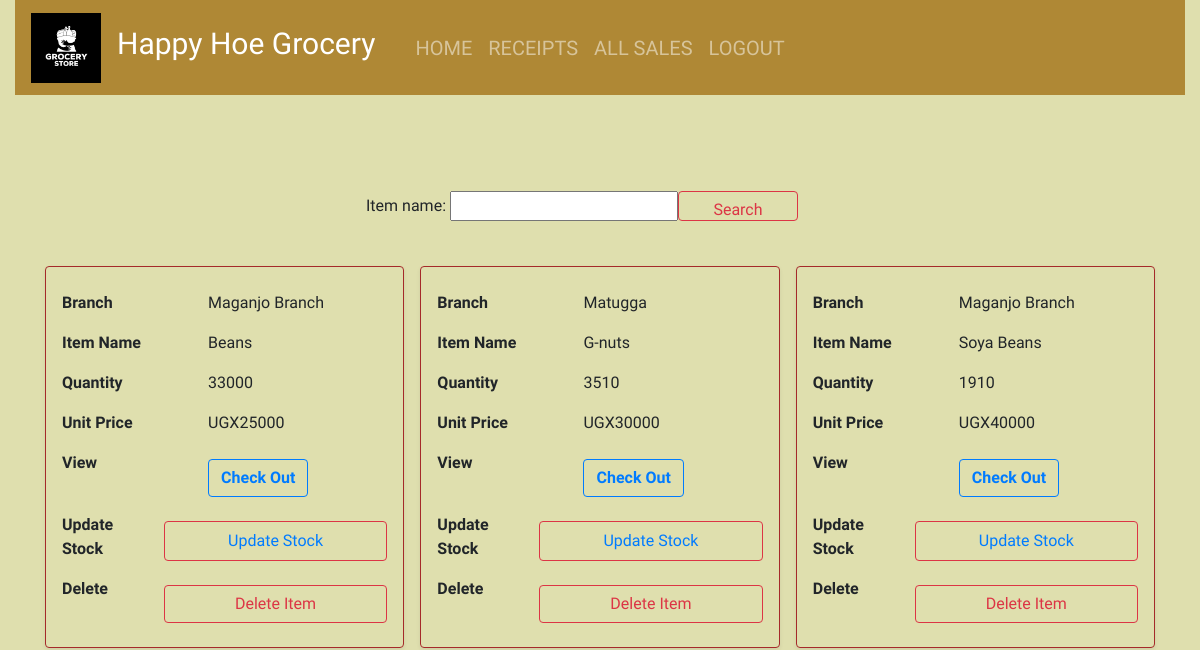
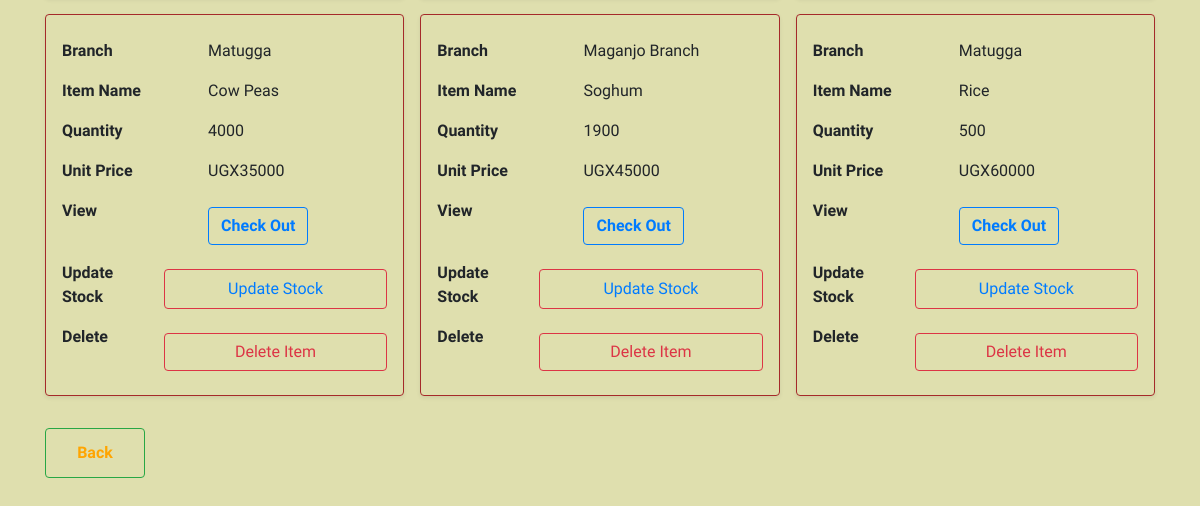
/home/ (signed in), run on an earlier commit of the app's database (2 pictures, top to bottom).
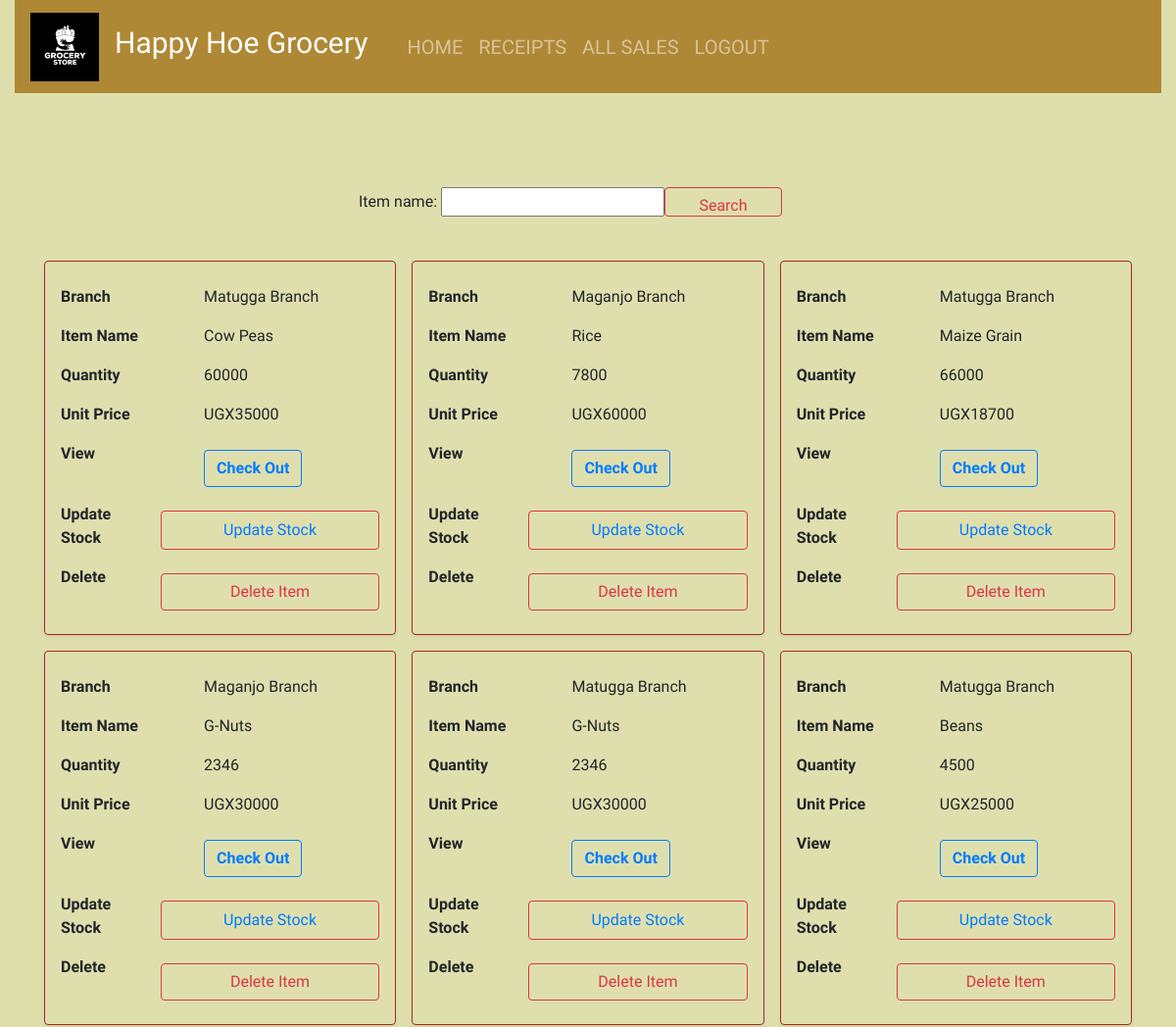
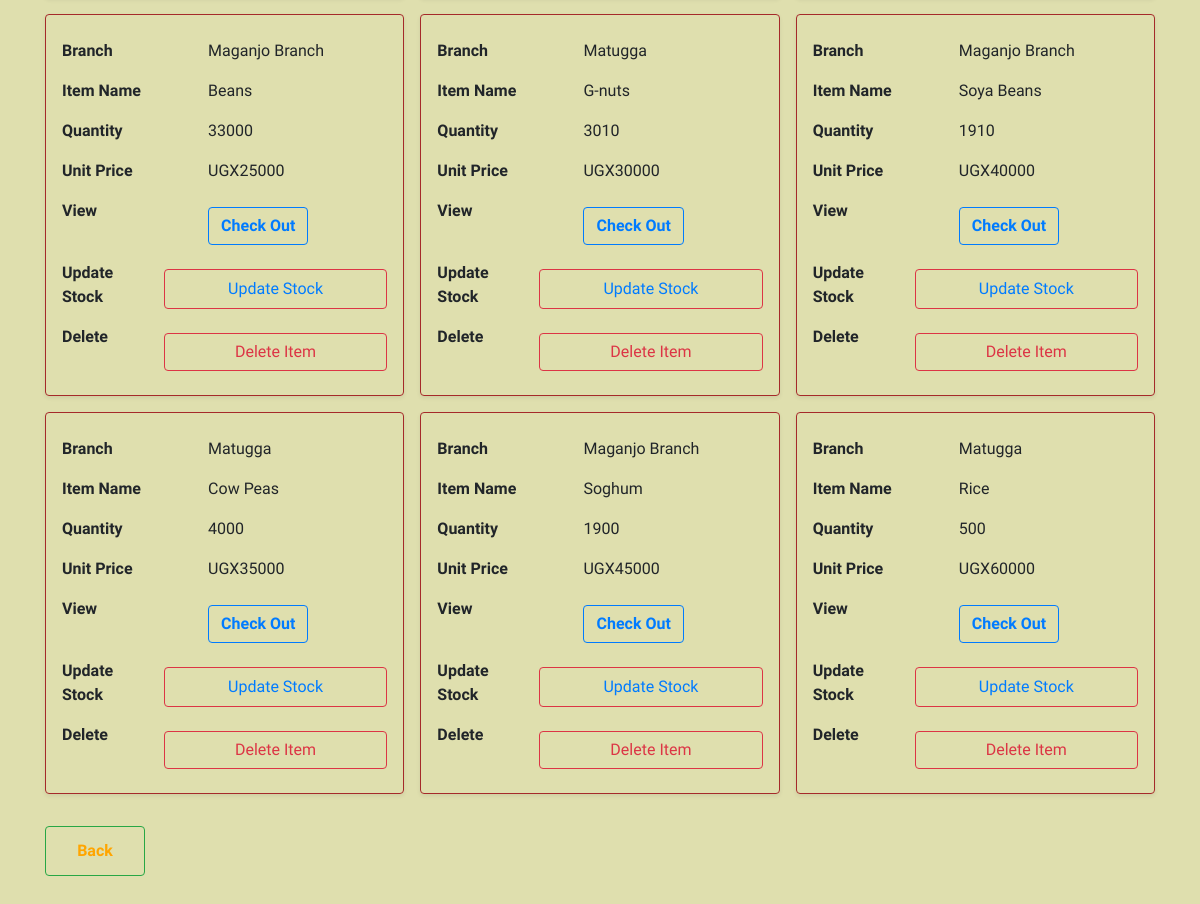
And on a later commit of the database (2 pictures, top to bottom).
### kgl/models.py (models this page shows, shortened)
class Stockx(models.Model):
    item_name=models.CharField(max_length=50, null = True, blank=True)
    stock_branch_name=models.CharField(max_length=50, null = True, blank=True)
    stock_type=models.CharField(max_length=50, null = True, blank=True)
    stock_time_of_produce=models.CharField(max_length=50, null = True, blank=True)
    stock_contact=models.CharField(max_length=50, null = True, blank=True)
    stock_source = models.CharField(max_length=50, null = True, blank=True)
    unit_cost = models.IntegerField(default=10, null = True, blank=True)
    unit_price = models.IntegerField(default=0, null = True, blank=True)
    total_quantity = models.IntegerField(default=0, null = True, blank=True)
    issued_quantity = models.IntegerField(default=0, null = True, blank=True)

### kgl/views.py (the view)
# urls.py: 2. Add a URL to urlpatterns:  path('', views.home, name='home')
@login_required
def home(request):
    products = Stockx.objects.all().order_by('-id')
    product_filters = StockxFilter(request.GET, queryset = products)
    products = product_filters.qs
    return render(request,"kgl/home.html", {'products':products,'product_filters': product_filters})

### kgl/templates/kgl/home.html (shortened to what this page needs)
{% extends 'kgl/base.html' %}
 {% block content%}
<br></br>
{% load static %}
<br></br>
<div class = "container-fluid">
  <form class="d-flex">
   {{ product_filters.form.as_p }}
    <button class="btn btn-outline-danger btn" style="width: 120px; height: 30px;" type="submit" method="POST">Search</button>
  </form>
</div>
<br>
<div class = "container">
  <table class="table">
    <tbody>
      {% for product in products %}
      <tr>
        <td data-label="Branch">{{product.stock_branch_name}}</td>
        <td data-label="Item Name">{{product.item_name}}</td>
        <td data-label="Quantity">{{product.total_quantity}}</td>
        <td data-label="Unit Price">UGX{{product.unit_price}}</td>
        <td data-label="View">
          <a href="{% url 'product_detail' product.id %}">
            <button class="btn btn-outline-primary btn font-weight-bolder">Check Out</button>
          </a>
        </td>
        <td data-label="Update Stock">
          <button class="btn btn-outline-danger btn"><a href="{% url 'add_to_stock' product.id %}" class="text-black">Update Stock</a></button>
        </td>
        <td data-label="Delete">
          <button class="btn btn-outline-danger btn" data-toggle="modal" data-target="#deleteModal{{product.id}}">Delete Item</button>
        </td>
      </tr>
      {% endfor %}
    </tbody>
  </table>
  <button type="submit" class="btn btn-outline-success primary" style="width: 100px; height: 50px;"><a href="/receipt" style="text-decoration:none; color:orange; font-weight:bolder;">Back</a></button>
</div>
{% endblock%}

What changed in the data, as far as the page shows it:
added Stockx: stock_branch_name "Matugga Branch", item_name "Cow Peas", total_quantity "60000", unit_price "35000"
added Stockx: stock_branch_name "Maganjo Branch", item_name "Rice", total_quantity "7800", unit_price "60000"
added Stockx: stock_branch_name "Matugga Branch", item_name "Maize Grain", total_quantity "66000", unit_price "18700"
added Stockx: stock_branch_name "Maganjo Branch", item_name "G-Nuts", total_quantity "2346", unit_price "30000"
added Stockx: stock_branch_name "Matugga Branch", item_name "G-Nuts", total_quantity "2346", unit_price "30000"
added Stockx: stock_branch_name "Matugga Branch", item_name "Beans", total_quantity "4500", unit_price "25000"
changed Stockx "G-nuts": total_quantity "3510" → "3010"
